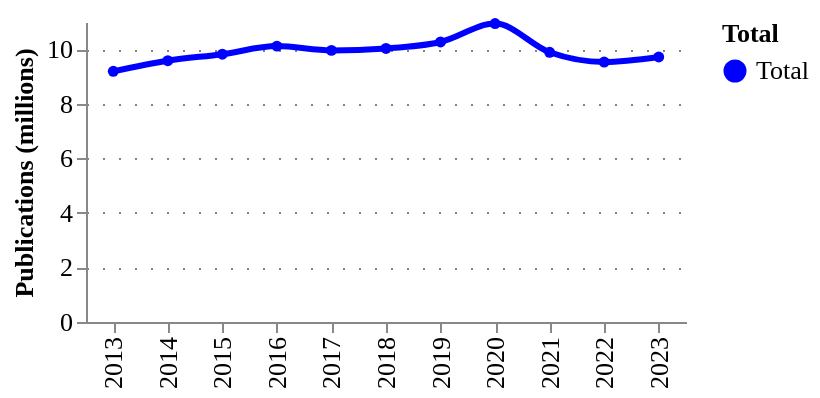

The notebook cell this image was saved under:
### Code cell
fig = pu.ts_smooth(
    baseline_df.assign(Total="Total").assign(counts = lambda df: df.counts/1e+6),
    ["Total"],
    variable= "counts",
    variable_title = "Publications (millions)",
    category_column = "Total",
    width = 300,
    height = 150,
    legend_orient='right',
)
pu.configure_plots(fig)

### Figure 1 — Vega-Lite specification as saved in the notebook (floating-point values rounded to 4 significant figures)
{"config": {"title": {"font": "Averta", "anchor": "start"}, "subtitle": {"font": "Averta"}, "axis": {"labelFont": "Averta", "titleFont": "Averta", "gridColor": "grey", "gridDash": [1, 7], "labelFontSize": 13, "titleFontSize": 13}, "header": {"labelFont": "Averta", "titleFont": "Averta"}, "legend": {"labelFont": "Averta", "titleFont": "Averta", "labelFontSize": 13, "titleFontSize": 13}, "range": {"category": ["#0000FF", "#FDB633", "#18A48C", "#9A1BBE", "#EB003B", "#FF6E47", "#646363", "#0F294A", "#97D9E3", "#A59BEE", "#F6A4B7", "#D2C9C0", "#FFFFFF", "#000000"], "ordinal": {"scheme": ["#0000FF", "#FDB633", "#18A48C", "#9A1BBE", "#EB003B", "#FF6E47", "#646363", "#0F294A", "#97D9E3", "#A59BEE", "#F6A4B7", "#D2C9C0", "#FFFFFF", "#000000"]}}, "view": {"strokeWidth": 0}}, "data": {"name": "data-0312d0e2ec44c63c597259cf5d9220d5"}, "mark": {"type": "line", "interpolate": "monotone", "point": {"filled": true, "size": 30}, "size": 3, "strokeDash": [0]}, "encoding": {"color": {"field": "Total", "legend": {"orient": "right"}, "type": "nominal"}, "tooltip": [{"field": "year", "title": "Year", "type": "ordinal"}, {"field": "Total", "type": "nominal"}, {"field": "counts", "format": ".3f", "title": "Publications (millions)", "type": "quantitative"}], "x": {"field": "year", "title": "", "type": "ordinal"}, "y": {"field": "counts", "title": "Publications (millions)", "type": "quantitative"}}, "height": 150, "title": {"anchor": "start", "text": "", "fontSize": 14, "subtitle": "", "subtitleFont": "Averta", "subtitleFontSize": 13}, "width": 300, "$schema": "https://vega.github.io/schema/vega-lite/v4.17.0.json", "datasets": {"data-0312d0e2ec44c63c597259cf5d9220d5": [{"year": 2013, "counts": 9.192, "Total": "Total"}, {"year": 2014, "counts": 9.582, "Total": "Total"}, {"year": 2015, "counts": 9.82, "Total": "Total"}, {"year": 2016, "counts": 10.12, "Total": "Total"}, {"year": 2017, "counts": 9.959, "Total": "Total"}, {"year": 2018, "counts": 10.03, "Total": "Total"}, {"year": 2019, "counts": 10.27, "Total": "Total"}, {"year": 2020, "counts": 10.94, "Total": "Total"}, {"year": 2021, "counts": 9.891, "Total": "Total"}, {"year": 2022, "counts": 9.533, "Total": "Total"}, {"year": 2023, "counts": 9.717, "Total": "Total"}]}}
